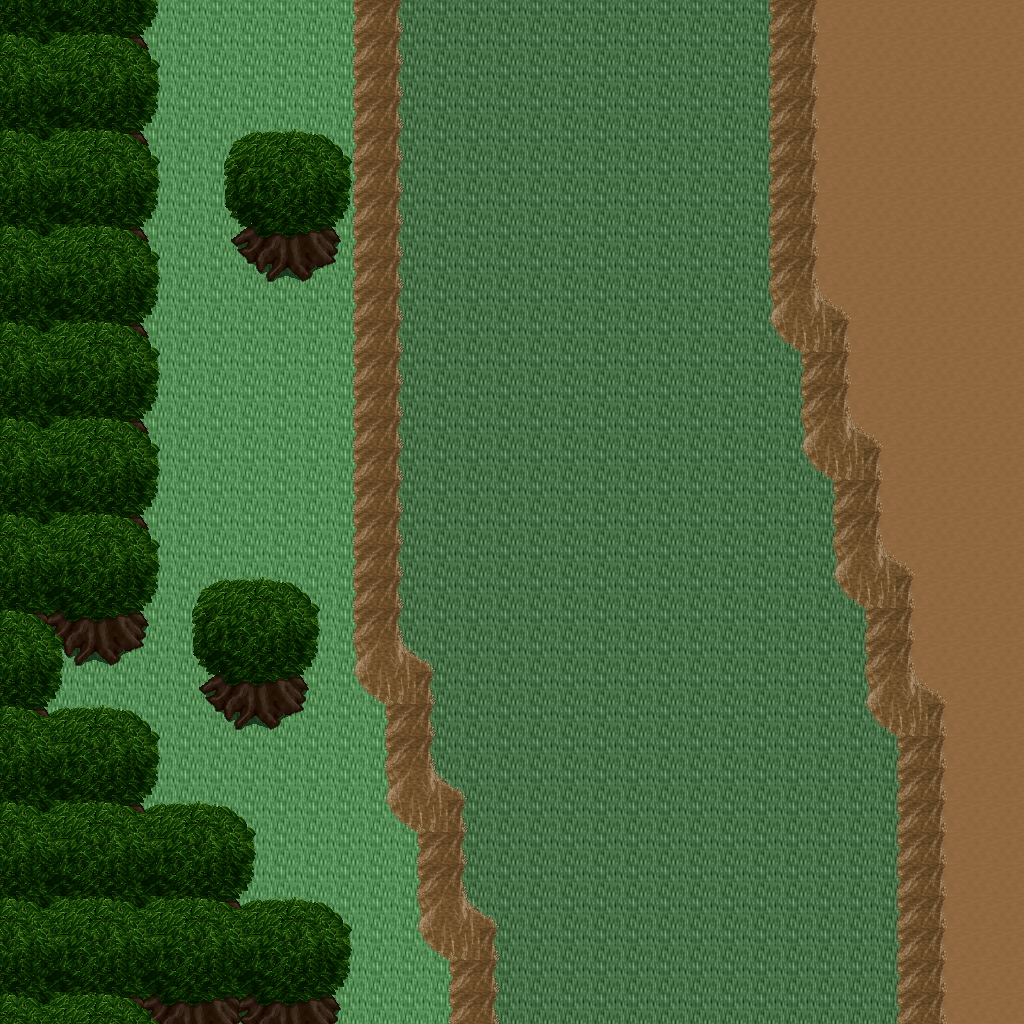

This game map was drawn from its Tiled (.tmx) file and the tilesets committed beside it. A one-line description and the trimmed map source follow:
An orthogonal 32x32 tile map with 32x32 px tiles, 5 tile layers (Ground, Objects, Objects2, Above, ...), 1 hidden layer not drawn, 8 tilesets.

<map version="1.10" tiledversion="1.11.0" orientation="orthogonal" renderorder="right-down" width="32" height="32" tilewidth="32" tileheight="32" infinite="0" nextlayerid="11" nextobjectid="1">
 <tileset firstgid="1" name="logic_collision" tilewidth="32" tileheight="32" tilecount="1" columns="1">
  <image source="../drawable/logic_collision.png" width="32" height="32" />
 </tileset>
 <tileset firstgid="2" name="ground_ground" tilewidth="32" tileheight="32" tilecount="33" columns="3">
  <image source="../drawable/ground_ground.png" width="96" height="352" />
 </tileset>
 <tileset firstgid="35" name="ground_ridge_earth_pale" tilewidth="32" tileheight="32" tilecount="96" columns="12">
  <image source="../drawable/ground_ridge_earth_pale.png" width="384" height="256" />
 </tileset>
 <tileset firstgid="131" name="ground_ridge_earth_dark" tilewidth="32" tileheight="32" tilecount="96" columns="12">
  <image source="../drawable/ground_ridge_earth_dark.png" width="384" height="256" />
 </tileset>
 <tileset firstgid="227" name="terrain_desert" tilewidth="32" tileheight="32" tilecount="88" columns="8">
  <image source="../drawable/terrain_desert.png" width="256" height="352" />
 </tileset>
 <tileset firstgid="315" name="plant_tree_tree_darkgreen" tilewidth="32" tileheight="32" tilecount="88" columns="8">
  <image source="../drawable/plant_tree_tree_darkgreen.png" width="256" height="352" />
 </tileset>
 <tileset firstgid="403" name="ground_sand_2" tilewidth="32" tileheight="32" tilecount="15" columns="5">
  <image source="../drawable/ground_sand_2.png" width="160" height="96" />
 </tileset>
 <tileset firstgid="418" name="plant_cactus_2" tilewidth="32" tileheight="32" tilecount="10" columns="5">
  <image source="../drawable/plant_cactus_2.png" width="160" height="64" />
 </tileset>
 <layer id="1" name="Ground" width="32" height="32">
  <data>[1024 cells, 1024 non-empty, 3 distinct tile ids]</data>
 </layer>
 <layer id="2" name="Objects" width="32" height="32">
  <data>[1024 cells, 212 non-empty, 21 distinct tile ids]</data>
 </layer>
 <layer id="3" name="Objects2" width="32" height="32">
  <data>[1024 cells, 0 non-empty, 0 distinct tile ids]</data>
 </layer>
 <layer id="4" name="Above" width="32" height="32">
  <data>[1024 cells, 202 non-empty, 22 distinct tile ids]</data>
 </layer>
 <layer id="5" name="Above2" width="32" height="32">
  <data>[1024 cells, 0 non-empty, 0 distinct tile ids]</data>
 </layer>
 <layer id="6" name="Walkable" width="32" height="32" visible="0">
  <data>[1024 cells, 444 non-empty, 1 distinct tile ids]</data>
 </layer>
 <objectgroup id="7" name="Mapevents" />
 <objectgroup id="8" name="Spawn" />
 <objectgroup id="9" name="Keys" />
 <objectgroup id="10" name="Replace" />
</map>
